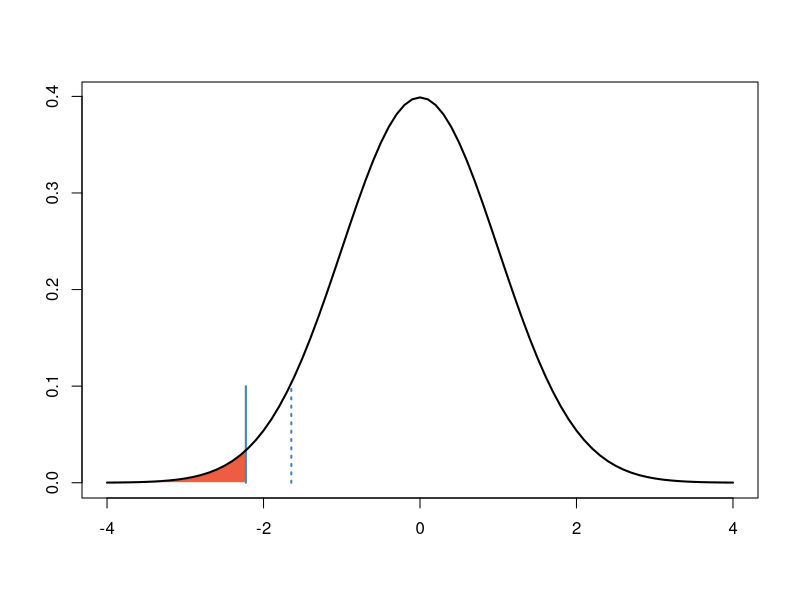
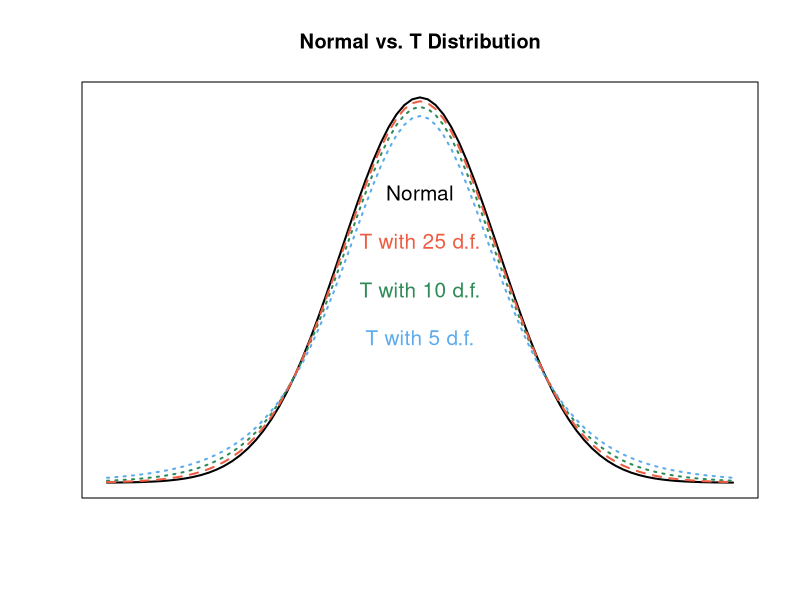
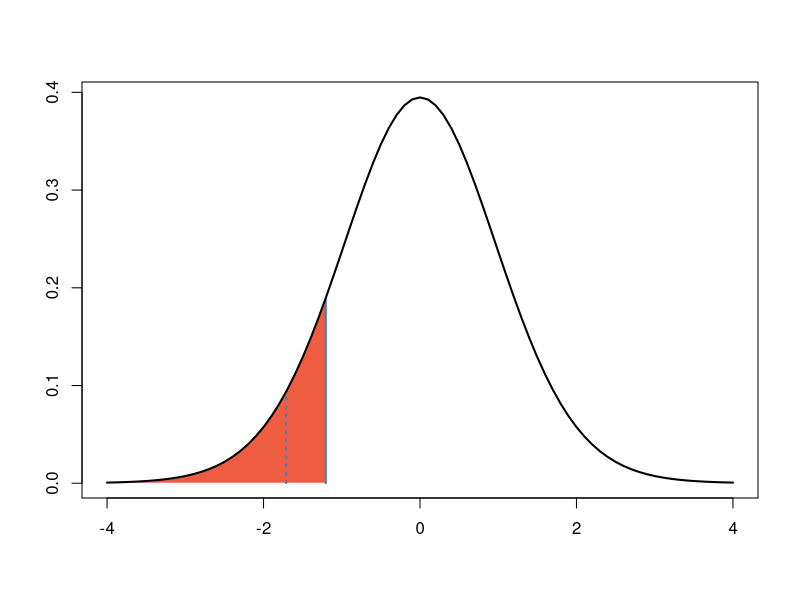

Write R code to recreate these figures, in order.
# Example: Weight loss program.
critical.z <- qnorm(0.05, lower.tail=TRUE)
print(critical.z)

test.z <- (-2.26 - 0) / (6.58 / sqrt(42))
print(test.z)

pnorm(test.z, lower.tail=TRUE)

# Visualize this example.
x <- seq(-4, 4, by=0.1)
y <- dnorm(x)
plot(x, y, type="n", xlab="", ylab="")
lines(c(critical.z, critical.z), c(0, dnorm(critical.z)), col="steelblue", lty=3, lwd=2)
polygon(c(-4, seq(-4, test.z, by=0.001), test.z),
        c(0, dnorm(seq(-4, test.z, by=0.001)), 0),
        col="tomato2", border=0)
lines(c(test.z, test.z), c(0, 0.1), col="steelblue", lwd=2)
lines(x, y, lwd=2)

# Compare normal distribution with t-distribution.
x <- seq(-4, 4, by=0.1)

y.normal <- dnorm(x)
y.t.df5 <- dt(x, df=5)
y.t.df10 <- dt(x, df=10)
y.t.df25 <- dt(x, df=25)

plot(x, y.normal, lwd=2, type="l", xaxt="n", yaxt="n",
     main="Normal vs. T Distribution", xlab="", ylab="")
lines(x, y.t.df5, lwd=2, col="steelblue2", lty=3)
lines(x, y.t.df10, lwd=2, col="seagreen4", lty=3)
lines(x, y.t.df25, lwd=2, col="tomato2", lty=2)

text(0, 0.3, "Normal", cex=1.25)
text(0, 0.25, "T with 25 d.f.", cex=1.25, col="tomato2")
text(0, 0.2, "T with 10 d.f.", cex=1.25, col="seagreen4")
text(0, 0.15, "T with 5 d.f.", cex=1.25, col="steelblue2")

# Calculations in the t-distribution.
pt(-1.96, df=9)
qt(0.041, df=9)
dt(1.96, df=9)
qt(0.05, df=9, lower.tail=FALSE)

# Example: Customer transaction time.
critical.t <- qt(0.05, df=24)
print(critical.t)

test.t <- (2.89 - 3.02) / (0.54 / sqrt(25))
print(test.t)

pt(test.t, df=24)

# Visualize this example.
x <- seq(-4, 4, by=0.1)
y <- dt(x, df=24)
plot(x, y, type="n", xlab="", ylab="")
polygon(c(-4, seq(-4, test.t, by=0.001), test.t),
        c(0, dt(seq(-4, test.t, by=0.001), df=24), 0),
        col="tomato2", border=0)
lines(c(critical.t, critical.t), c(0, dt(critical.t, df=24)), col="steelblue", lty=3, lwd=2)
lines(c(test.t, test.t), c(0, 0.189), col="steelblue", lwd=2)
lines(x, y, lwd=2)
